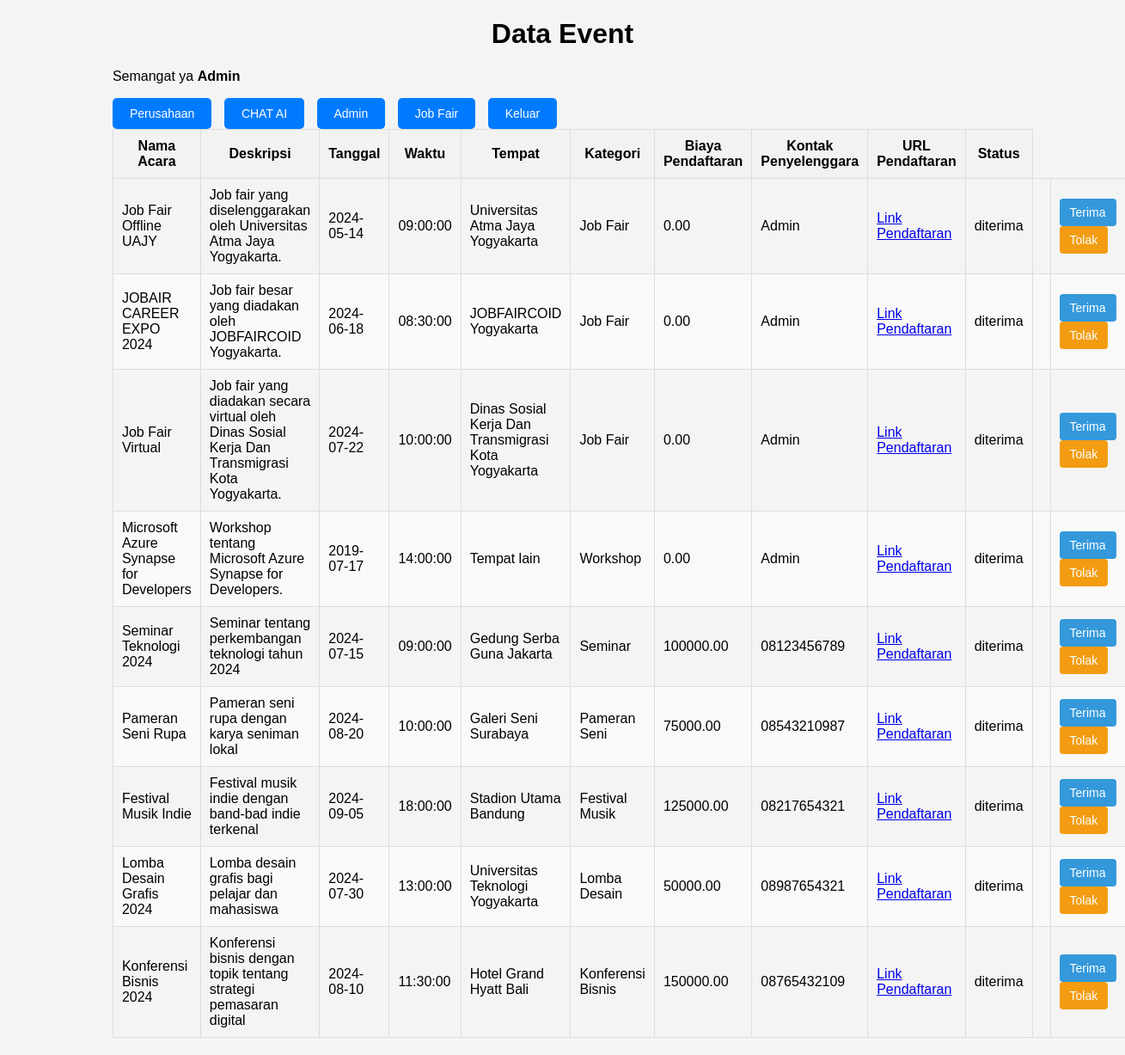
The page /php/Admin/dataEvent.php (signed in) on the database its author committed.
### tables this page shows
CREATE TABLE `event` (
  `id` int(11) NOT NULL,
  `nama_acara` varchar(255) NOT NULL,
  `deskripsi_acara` text NOT NULL,
  `tanggal_acara` date NOT NULL,
  `waktu_acara` time NOT NULL,
  `tempat_acara` varchar(255) NOT NULL,
  `kategori_acara` varchar(255) NOT NULL,
  `biaya_pendaftaran` decimal(10,2) NOT NULL,
  `kontak_penyelenggara` varchar(255) NOT NULL,
  `url_pendaftaran` varchar(255) NOT NULL,
  `Instruksi_tambahan` varchar(255) NOT NULL,
  `foto_poster` varchar(255) NOT NULL,
  `status` enum('menunggu','ditolak','diterima') DEFAULT 'menunggu'
);

### php/Admin/dataEvent.php (the view, shortened to what this page needs)
<?php
include "koneksi.php";
$sql = "SELECT id, nama_acara, deskripsi_acara, tanggal_acara, waktu_acara, tempat_acara, kategori_acara, biaya_pendaftaran, kontak_penyelenggara, url_pendaftaran, status FROM event";
$result = $koneksi->query($sql);
?>
<!DOCTYPE html>
<html lang="en">
<head>
    <link rel="stylesheet" href="css/StDataEvent.css">
</head>
<body>
    <div class="container mt-4">
    <header>
            <h1>Data Event</h1>
        </header>
        <section>
            <p>Semangat ya <strong>Admin</strong></p>
            <div class="navigation">
                <a class="btn btn-primary" href="dataPerusahaan.php">Perusahaan</a>
                <a class="btn btn-primary" href="dataAI.php">CHAT AI</a>
                <a class="btn btn-primary" href="dataAdmin.php">Admin</a>
                <a class="btn btn-primary" href="dataEvent.php">Job Fair</a>
                <a class="btn btn-danger" href="logout.php">Keluar</a>
            </div>
            <table class="table table-bordered">
                <thead>
                    <tr>
                        <th>Nama Acara</th>
                        <th>Deskripsi</th>
                        <th>Tanggal</th>
                        <th>Waktu</th>
                        <th>Tempat</th>
                        <th>Kategori</th>
                        <th>Biaya Pendaftaran</th>
                        <th>Kontak Penyelenggara</th>
                        <th>URL Pendaftaran</th>
                        <th>Status</th>
                    </tr>
                </thead>
                <tbody>
                    <?php while ($row = $result->fetch_assoc()) : ?>
                        <tr>
                            <td><?php echo htmlspecialchars($row['nama_acara']); ?></td>
                            <td><?php echo htmlspecialchars($row['deskripsi_acara']); ?></td>
                            <td><?php echo htmlspecialchars($row['tanggal_acara']); ?></td>
                            <td><?php echo htmlspecialchars($row['waktu_acara']); ?></td>
                            <td><?php echo htmlspecialchars($row['tempat_acara']); ?></td>
                            <td><?php echo htmlspecialchars($row['kategori_acara']); ?></td>
                            <td><?php echo htmlspecialchars($row['biaya_pendaftaran']); ?></td>
                            <td><?php echo htmlspecialchars($row['kontak_penyelenggara']); ?></td>
                            <td><a href="<?php echo htmlspecialchars($row['url_pendaftaran']); ?>" target="_blank">Link Pendaftaran</a></td>
                            <td><?php echo htmlspecialchars($row['status']); ?></td>
                            <td>
                            </td>
                            <td>
                                <button class="btn btn-info" onclick="updateStatus('<?php echo $row['id']; ?>', 'diterima')">Terima</button>
                                <button class="btn btn-warning" onclick="updateStatus('<?php echo $row['id']; ?>', 'ditolak')">Tolak</button>
                            </td>
                        </tr>
                    <?php endwhile; ?>
                </tbody>
            </table>
        </section>
    </div>
</body>
</html>

### php/Admin/css/StDataEvent.css (style rules this page uses)
body { font-family: Arial, sans-serif; background-color: #f4f4f4; margin: 0; padding: 0; }
.container { width: 80%; margin: auto; }
header { text-align: center; margin-bottom: 20px; }
table { width: 100%; border-collapse: collapse; margin-bottom: 20px; }
table th, table td { padding: 10px; text-align: left; border: 1px solid #ddd; }
table th { background-color: #f2f2f2; font-weight: bold; text-align: center; }
tbody tr:nth-child(even) { background-color: #f9f9f9; }
.btn { padding: 8px 12px; cursor: pointer; border: none; border-radius: 4px; color: #fff; font-size: 14px; }
.btn-info { background-color: #3498db; }
.btn-warning { background-color: #f39c12; }
.navigation a.btn { display: inline-block; padding: 10px 20px; margin-right: 10px; background-color: #007bff; color: #fff; text-decoration: none; border-radius: 5px; transition: transform 0.3s ease-out; }

### rows shown on the page
event: nama_acara "Job Fair Offline UAJY", deskripsi_acara "Job fair yang diselenggarakan oleh Universitas Atma Jaya Yogyakarta.", tanggal_acara "2024-05-14", waktu_acara "09:00:00", tempat_acara "Universitas Atma Jaya Yogyakarta", kategori_acara "Job Fair", biaya_pendaftaran "0.00", kontak_penyelenggara "Admin", status "diterima"
event: nama_acara "JOBAIR CAREER EXPO 2024", deskripsi_acara "Job fair besar yang diadakan oleh JOBFAIRCOID Yogyakarta.", tanggal_acara "2024-06-18", waktu_acara "08:30:00", tempat_acara "JOBFAIRCOID Yogyakarta", kategori_acara "Job Fair", biaya_pendaftaran "0.00", kontak_penyelenggara "Admin", status "diterima"
event: nama_acara "Job Fair Virtual", deskripsi_acara "Job fair yang diadakan secara virtual oleh Dinas Sosial Kerja Dan Transmigrasi Kota Yogyakarta.", tanggal_acara "2024-07-22", waktu_acara "10:00:00", tempat_acara "Dinas Sosial Kerja Dan Transmigrasi Kota Yogyakarta", kategori_acara "Job Fair", biaya_pendaftaran "0.00", kontak_penyelenggara "Admin", status "diterima"
event: nama_acara "Microsoft Azure Synapse for Developers", deskripsi_acara "Workshop tentang Microsoft Azure Synapse for Developers.", tanggal_acara "2019-07-17", waktu_acara "14:00:00", tempat_acara "Tempat lain", kategori_acara "Workshop", biaya_pendaftaran "0.00", kontak_penyelenggara "Admin", status "diterima"
event: nama_acara "Seminar Teknologi 2024", deskripsi_acara "Seminar tentang perkembangan teknologi tahun 2024", tanggal_acara "2024-07-15", waktu_acara "09:00:00", tempat_acara "Gedung Serba Guna Jakarta", kategori_acara "Seminar", biaya_pendaftaran "100000.00", kontak_penyelenggara "08123456789", status "diterima"
event: nama_acara "Pameran Seni Rupa", deskripsi_acara "Pameran seni rupa dengan karya seniman lokal", tanggal_acara "2024-08-20", waktu_acara "10:00:00", tempat_acara "Galeri Seni Surabaya", kategori_acara "Pameran Seni", biaya_pendaftaran "75000.00", kontak_penyelenggara "08543210987", status "diterima"
event: nama_acara "Festival Musik Indie", deskripsi_acara "Festival musik indie dengan band-bad indie terkenal", tanggal_acara "2024-09-05", waktu_acara "18:00:00", tempat_acara "Stadion Utama Bandung", kategori_acara "Festival Musik", biaya_pendaftaran "125000.00", kontak_penyelenggara "08217654321", status "diterima"
event: nama_acara "Lomba Desain Grafis 2024", deskripsi_acara "Lomba desain grafis bagi pelajar dan mahasiswa", tanggal_acara "2024-07-30", waktu_acara "13:00:00", tempat_acara "Universitas Teknologi Yogyakarta", kategori_acara "Lomba Desain", biaya_pendaftaran "50000.00", kontak_penyelenggara "08987654321", status "diterima"
event: nama_acara "Konferensi Bisnis 2024", deskripsi_acara "Konferensi bisnis dengan topik tentang strategi pemasaran digital", tanggal_acara "2024-08-10", waktu_acara "11:30:00", tempat_acara "Hotel Grand Hyatt Bali", kategori_acara "Konferensi Bisnis", biaya_pendaftaran "150000.00", kontak_penyelenggara "08765432109", status "diterima"
